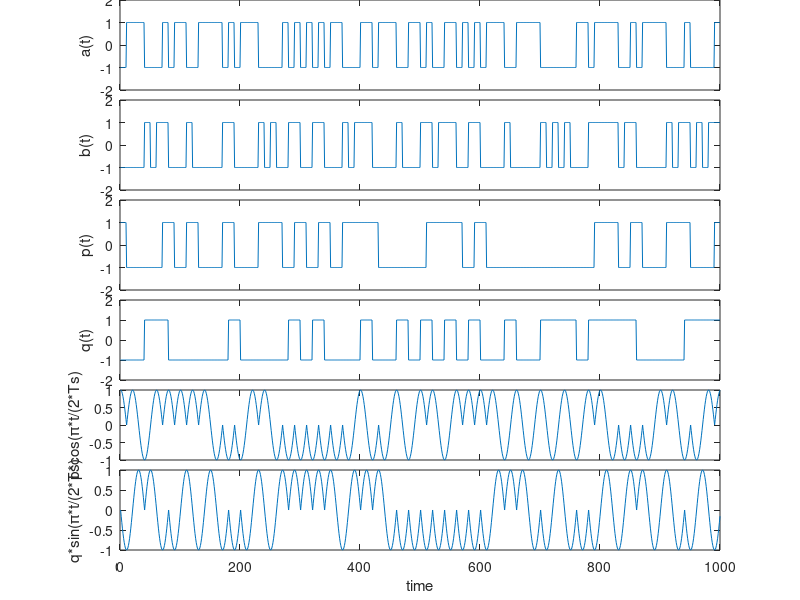
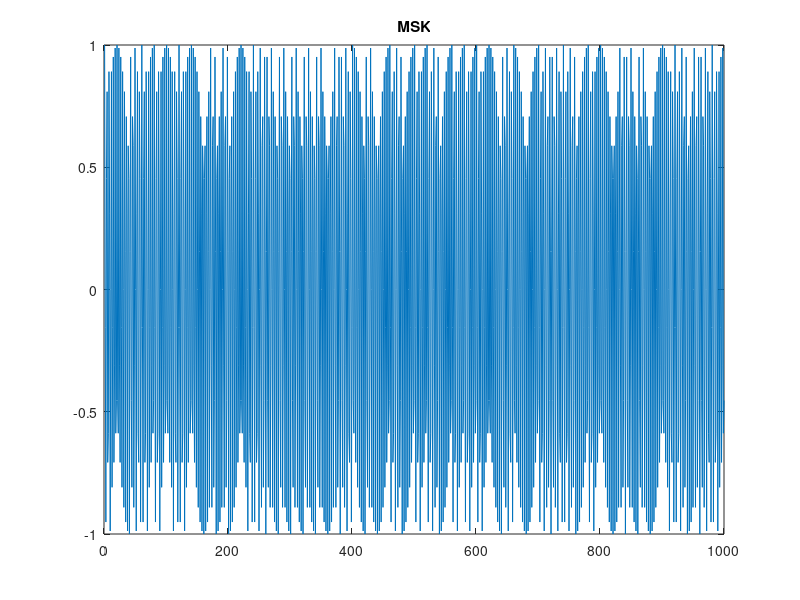

These charts were generated, in order, by the following MATLAB code: (Note: this script raises an error after producing the figures.)
%gen MSK by Quadrature
%s_k(t)=p_k*cos(pi*t/(2*T_s))cos(w_c*t)-q_k*sin(pi*t/(2*T_s))sin(w_c*t)
%(k-1)T_s<t<=k*T_S
clc
clear

Rs=1e3;                                        %bit ratio
Ts=1/Rs;
N=100;                                          %Number of bits to process
fc=3e3;                                        %carrier frequency
fs=1e4;                                        %sample frequency
T=1/fs;
t=(0:(round(N*Ts/T)-1))*T;
r=round(Ts/T);
%% Orthogonal carrier wave
xc=cos(2*pi*fc*t);
xs=sin(2*pi*fc*t);
%% gengerate bit sequence
a=2*(rand(1,N)>0.5)-1;
%a=[1,1,-1,1,-1,-1,1,1,-1,1] %%test signal
%a=[1,1,1,-1,-1,1,1,1,-1,-1]
a_sample=repmat(a,r,1);
a_sample=a_sample(:)';
subplot(6,1,1)
plot(a_sample)
set(gca,'xticklabel',[]);
set(gca,'position',[0.15 5.1/6 0.75 0.9/6])
axis([0 length(a_sample) -2 2])
ylabel('a(t)')
%% Differential coding

b=ones(1,N);
b(1)=a(1);
for jj=2:N
   if a(jj)==1
       b(jj)=b(jj-1);
   else
       b(jj)=-b(jj-1);
   end
end

b_sample=repmat(b,r,1);
b_sample=b_sample(:)';
subplot(6,1,2);
plot(b_sample)
set(gca,'xticklabel',[]);
set(gca,'position',[0.15 4.1/6 0.75 0.9/6])
axis([0 length(b_sample) -2 2])
ylabel('b(t)')

%% serial to parallel conversion
%b1b2b3b4b5b6b7b8=p1q2p3q4p5q6
%b1=p1=p2,b2=q2=q3
%p_k:p1p2p3p4p5p6p7=b1b1b3b3b5b5b7
%q_k:q1q2q3q4q5q6q7q8=b0b2b2b4b4b6b6b8
%At present, I don't know how to get the value of b0 p0 and q0 ,
%Suppose b0=a0,p0=cos(\phi_{0})=1,q0=b0
b_odd=b(1:2:end);
b_even=b(2:2:end);
p=reshape([b_even;b_even],1,[]);
p=[1,p(1:end-1)];
q=reshape([b_odd;b_odd],1,[]);

%% plot p(t)
p_sample=repmat(p,r,1);
p_sample=p_sample(:)';
subplot(6,1,3);
plot(p_sample)
set(gca,'xticklabel',[]);
set(gca,'position',[0.15 3.1/6 0.75 0.9/6])
axis([0 length(p_sample) -2 2])
ylabel('p(t)')
%% plot q(t)
q_sample=repmat(q,r,1);
q_sample=q_sample(:)';
subplot(6,1,4);
plot(q_sample);
set(gca,'xticklabel',[]);
set(gca,'position',[0.15 2.2/6 0.75 0.8/6])
axis([0 length(q_sample) -2 2])
ylabel('q(t)')

%% plot p_sample.*cos(pi*t/(2*Ts))
subplot(6,1,5);
plot(p_sample.*cos(pi*t/(2*Ts)));
set(gca,'xticklabel',[]);
set(gca,'position',[0.15 1.4/6 0.75 0.7/6])
axis([0 length(q_sample) -1 1])
ylabel('p*cos(\pi*t/(2*Ts)')

%% plot q_sample.*sin(pi*t/(2*Ts))
subplot(6,1,6)
plot(q_sample.*sin(pi*t/(2*Ts)))
%set(gca,'xticklabel',[]);
set(gca,'position',[0.15 1/12 0.75 0.8/6])
xlabel('time')
ylabel('q*sin(\pi*t/(2*Ts)')

%% s: MSK signal
s=p_sample.*cos(pi*t/(2*Ts)).*xc-q_sample.*sin(pi*t/(2*Ts)).*xs;
figure
plot(s)
title('MSK')
figure
plotSpectral(s,fs);

%% plot additive phase
%theta_k(t)=a_k*pi/(2*T_s)*t+phi
phi=zeros(1,N);
for jj=2:N
    phi(jj)=phi(jj-1)+(jj-1)*pi/2*(a(jj-1)-a(jj));
end
%phi=mod(phi,2*pi)
phi=repmat(phi,r,1);
phi=phi(:)';
theta=(a_sample*pi)/(2*Ts).*t+phi;
theta=wrapToPi(theta);
plot(theta,'r')
set(gca,'YTick',-pi:pi/2:pi)
set(gca,'YTickLabel',{'-pi','-pi/2','0','pi/2','pi'})
ylabel('\theta_{k}(t)')
xlabel('time')
title('additive phase (mod 2\pi)')
grid on

